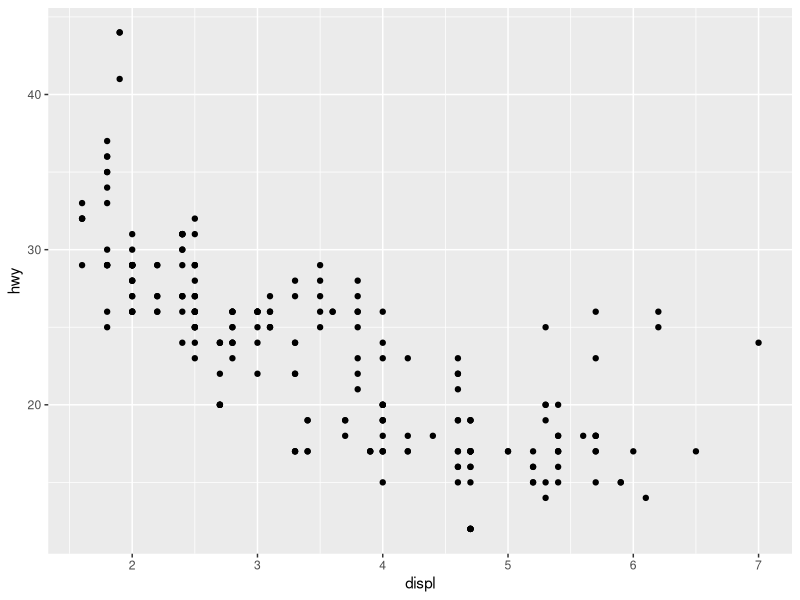
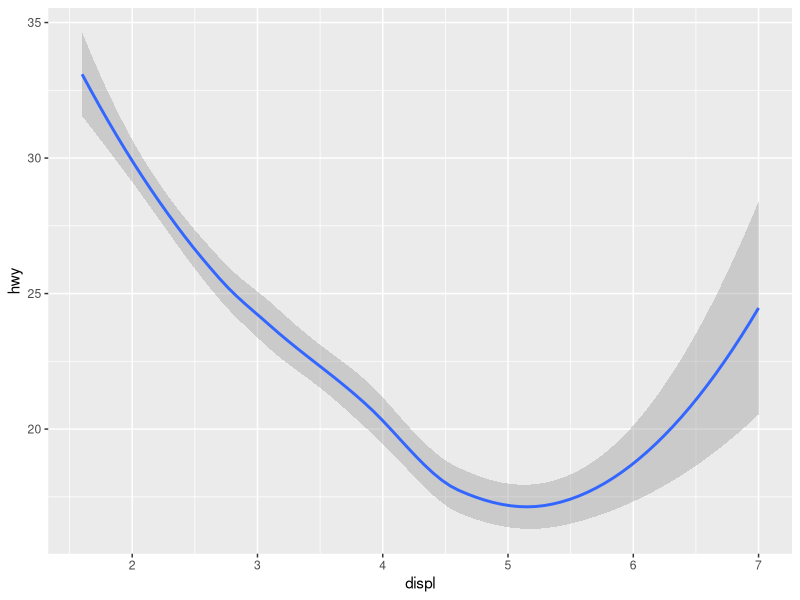
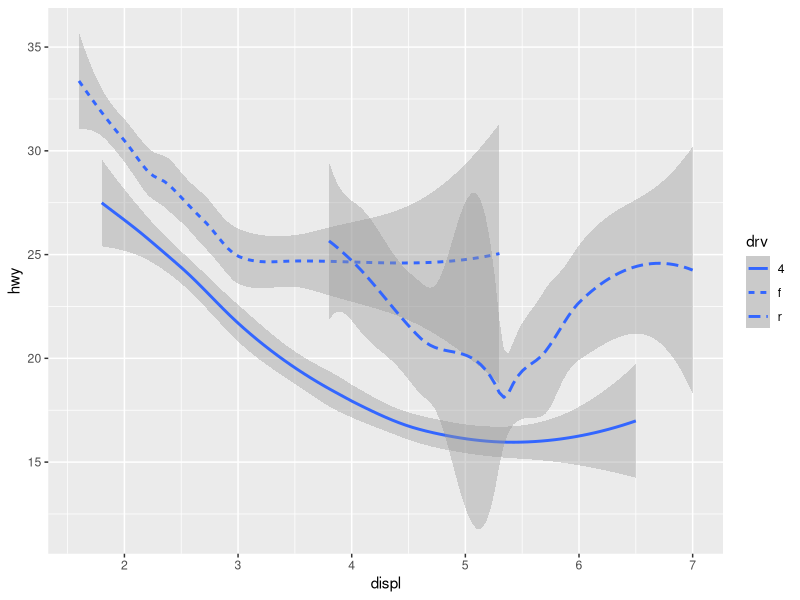
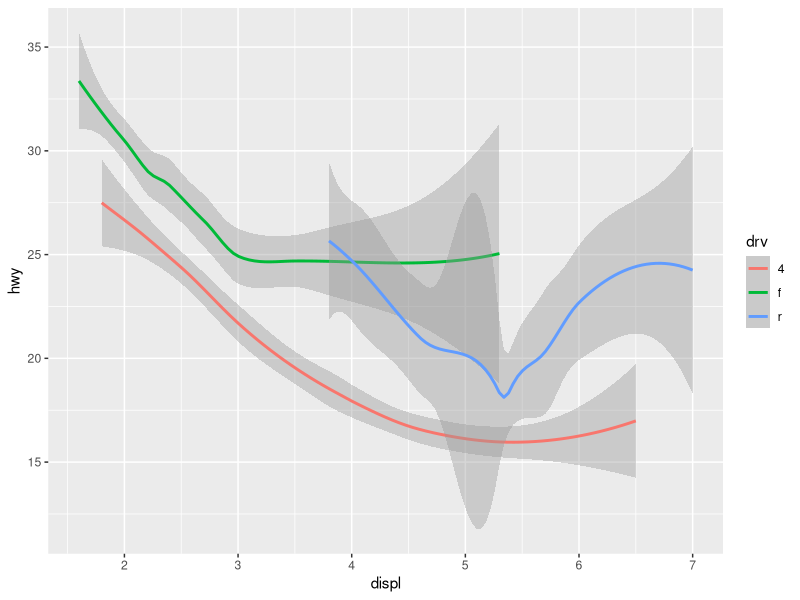
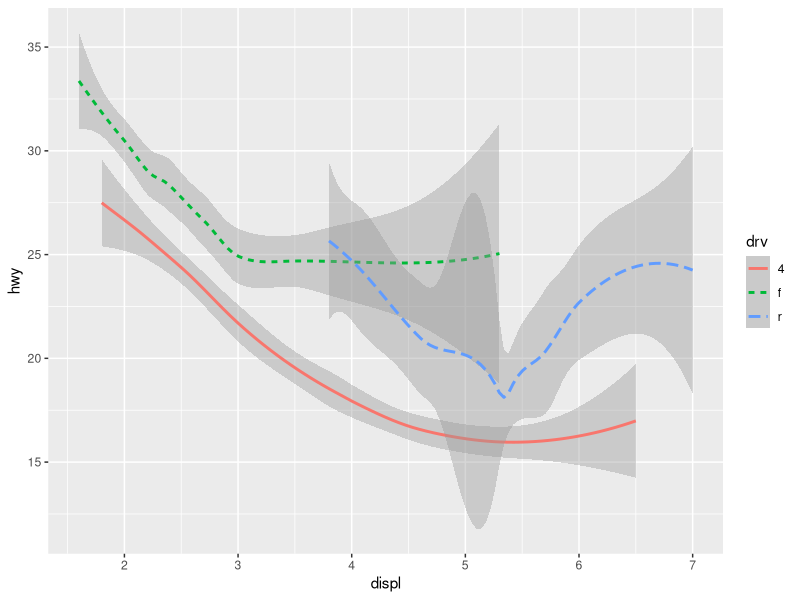
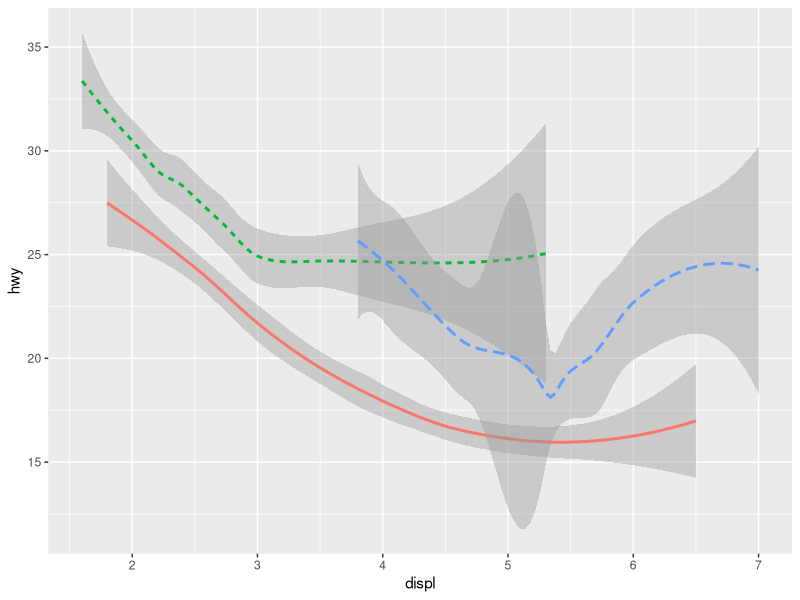
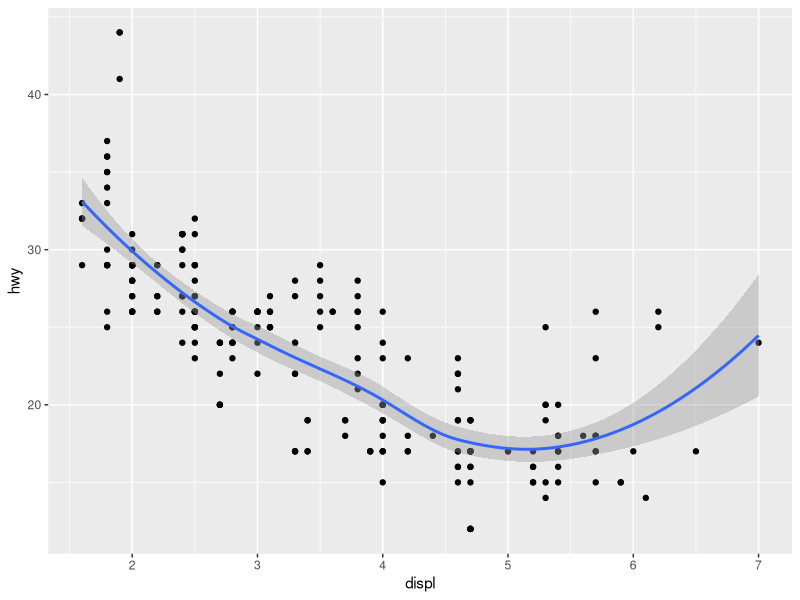
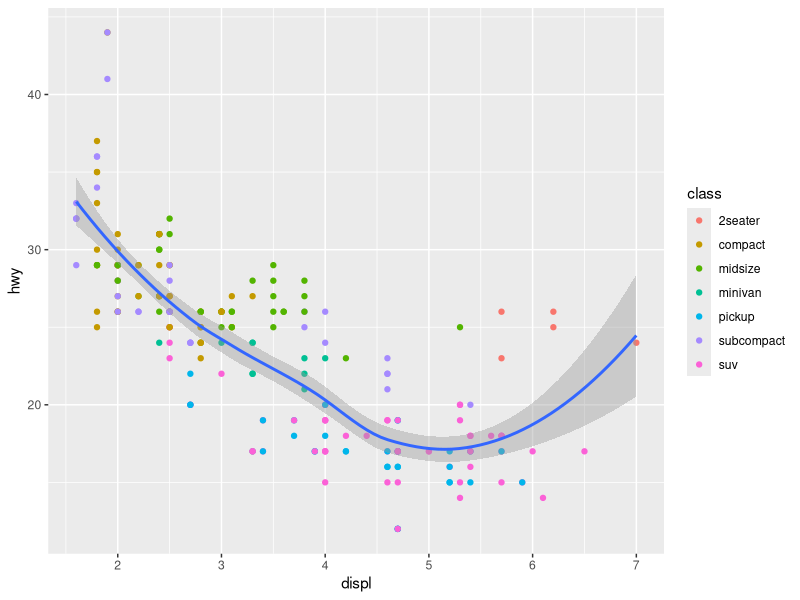

Generate these figures, in order, with R:
library(tidyverse)

ggplot(data = mpg) + 
  geom_point(mapping = aes(x = displ, y = hwy))

ggplot(data = mpg) + 
  geom_smooth(mapping = aes(x = displ, y = hwy))

ggplot(data = mpg) + 
  geom_smooth(mapping = aes(x = displ, y = hwy, linetype= drv))

ggplot(data = mpg) + 
  geom_smooth(mapping = aes(x = displ, y = hwy, color= drv))

ggplot(data = mpg) + 
  geom_smooth(mapping = aes(x = displ, y = hwy, linetype= drv, color= drv))

ggplot(data = mpg) + 
  geom_smooth(mapping = 
                aes(x = displ, y = hwy, linetype= drv, color = drv), 
                  show.legend=FALSE)

ggplot(data = mpg) + 
  geom_point(mapping = aes(x = displ, y = hwy)) + 
  geom_smooth(mapping = aes(x = displ, y = hwy))

ggplot(data = mpg, mapping = aes(x = displ, y = hwy)) + 
  geom_point(aes(color=class)) + 
  geom_smooth()

ggplot(data = mpg, mapping = aes(x = displ, y = hwy)) + 
  geom_point(aes(color=class)) + 
  geom_smooth(data = filter(mpg, class == "pickup"), se=FALSE)
